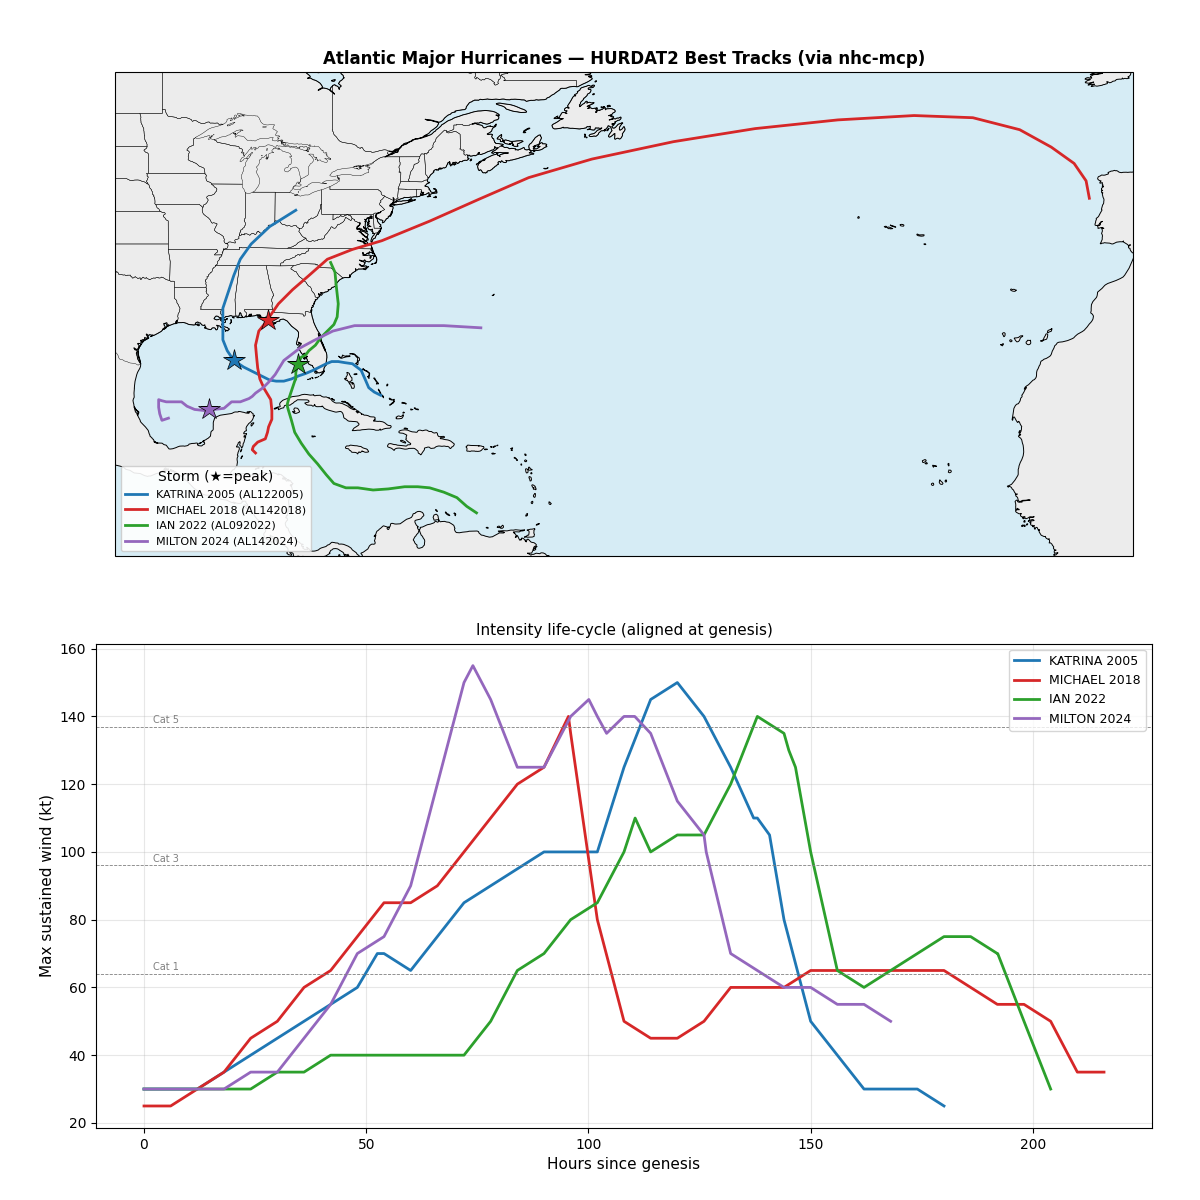

Source code (Python):
#!/usr/bin/env python3
"""Compare the intensity life-cycles of several catastrophic Atlantic
hurricanes — driven through the MCP protocol.

A reproducible, multi-call NHC example. It spawns the nhc-mcp server as an MCP
stdio subprocess (the same way .mcp.json / an IDE / Claude launches it) and,
for each storm, chains:

  1. nhc_search_storms   resolve the HURDAT2 storm ID from (name, year)
  2. nhc_get_best_track  fetch the observed track + intensity

then overlays the storm tracks on one map and aligns their intensity curves on
a common "hours since genesis" axis so the rapid-intensification phases line up
and can be compared directly.

Storm IDs are discovered, never hard-coded. If one storm can't be retrieved it
is skipped with a warning rather than aborting the run.

Default set: Katrina (2005), Michael (2018), Ian (2022), Milton (2024).

Usage
-----
    python3 examples/major_hurricanes_intensity_nhc.py
    python3 examples/major_hurricanes_intensity_nhc.py \
            --storms "katrina:2005,sandy:2012,maria:2017"

Requires: mcp, matplotlib, numpy (cartopy optional — map degrades to a plain
lon/lat axis without it); `uv` on PATH (servers launched with `uv run`).
"""

from __future__ import annotations

import argparse
import asyncio
import json
import shutil
import sys
from datetime import datetime
from pathlib import Path
from typing import Any

from mcp import ClientSession, StdioServerParameters
from mcp.client.stdio import stdio_client

REPO_ROOT = Path(__file__).resolve().parent.parent
CALL_TIMEOUT_S = 120.0
PALETTE = ["#1f77b4", "#d62728", "#2ca02c", "#9467bd", "#ff7f0e", "#17becf"]
DEFAULT_STORMS = "katrina:2005,michael:2018,ian:2022,milton:2024"


# --------------------------------------------------------------------------- #
# MCP plumbing (same pattern as the other MCP examples)
# --------------------------------------------------------------------------- #
def _uv() -> str:
    """Locate the `uv` launcher (same one .mcp.json relies on)."""
    found = shutil.which("uv")
    if found:
        return found
    fallback = Path.home() / "miniconda3" / "bin" / "uv"
    if fallback.exists():
        return str(fallback)
    sys.exit("error: `uv` not found on PATH — needed to launch the MCP server.")


async def call_mcp_tool(
    server_dir: str,
    module: str,
    tool_name: str,
    arguments: dict[str, Any],
) -> str:
    """Spawn one ocean-mcp server over stdio, call a single tool, return its text."""
    params = StdioServerParameters(
        command=_uv(),
        args=[
            "run",
            "--directory",
            str(REPO_ROOT / server_dir),
            "python",
            "-m",
            module,
        ],
    )
    async with stdio_client(params) as (read, write):
        async with ClientSession(read, write) as session:
            await asyncio.wait_for(session.initialize(), timeout=60.0)
            result = await asyncio.wait_for(
                session.call_tool(tool_name, arguments=arguments),
                timeout=CALL_TIMEOUT_S,
            )
    if not result.content:
        raise RuntimeError(f"{tool_name} returned no content")
    text = getattr(result.content[0], "text", "")
    if result.isError:
        raise RuntimeError(f"{tool_name} reported an error:\n{text}")
    return text


def _json_or_none(text: str) -> dict[str, Any] | None:
    try:
        return json.loads(text)
    except json.JSONDecodeError:
        return None


def parse_dt(s: str) -> datetime | None:
    """HURDAT2 datetime field is 'YYYYMMDD HHMM UTC'."""
    try:
        return datetime.strptime(s, "%Y%m%d %H%M UTC")
    except (ValueError, TypeError):
        return None


async def fetch_storm(name: str, year: int) -> dict[str, Any] | None:
    """search → best_track for one storm; return a normalized record or None."""
    print(f"  MCP → nhc_search_storms (name={name!r}, year={year}, basin=al)")
    s_raw = await call_mcp_tool(
        "servers/nhc-mcp",
        "nhc_mcp",
        "nhc_search_storms",
        {"name": name, "year": year, "basin": "al", "response_format": "json"},
    )
    s = _json_or_none(s_raw)
    storms = (s or {}).get("storms", [])
    if not storms:
        print(f"  ! no HURDAT2 match for {name} {year} — skipping")
        return None
    target = name.strip().upper()
    exact = [x for x in storms if str(x.get("name", "")).upper() == target]

    def peak_of(x: dict[str, Any]) -> int:
        pw = x.get("peak_wind")
        return pw if isinstance(pw, int) else -1

    chosen = max(exact or storms, key=peak_of)
    sid = chosen["id"]

    print(f"  MCP → nhc_get_best_track (storm_id={sid})")
    t_raw = await call_mcp_tool(
        "servers/nhc-mcp",
        "nhc_mcp",
        "nhc_get_best_track",
        {"storm_id": sid, "response_format": "json"},
    )
    t = _json_or_none(t_raw)
    pts = [
        p
        for p in (t or {}).get("track_points", [])
        if p.get("lat") is not None and p.get("lon") is not None
    ]
    if len(pts) < 2:
        print(f"  ! {sid} has too few track points — skipping")
        return None

    winds = [p["max_wind"] for p in pts if p.get("max_wind") is not None]
    press = [p["min_pressure"] for p in pts if p.get("min_pressure") is not None]
    t0 = parse_dt(pts[0]["datetime"])
    t1 = parse_dt(pts[-1]["datetime"])
    return {
        "id": sid,
        "name": str(chosen.get("name", sid)),
        "year": year,
        "points": pts,
        "peak_wind": max(winds) if winds else None,
        "min_pressure": min(press) if press else None,
        "category": chosen.get("category", ""),
        "duration_h": (t1 - t0).total_seconds() / 3600 if t0 and t1 else None,
    }


# --------------------------------------------------------------------------- #
# Plot
# --------------------------------------------------------------------------- #
def make_plot(records: list[dict[str, Any]], out_path: Path) -> None:
    """Tracks overlaid + intensity aligned on hours-since-genesis.

    figsize (12, 12) at dpi=100 -> 1200x1200 px, under the 1600 px rule.
    """
    import matplotlib

    matplotlib.use("Agg")
    import matplotlib.pyplot as plt

    try:
        import cartopy.crs as ccrs
        import cartopy.feature as cfeature

        proj = ccrs.PlateCarree()
        have_cartopy = True
    except ImportError:
        have_cartopy = False

    all_lat = [p["lat"] for r in records for p in r["points"]]
    all_lon = [p["lon"] for r in records for p in r["points"]]

    fig = plt.figure(figsize=(12, 12))

    # ---- Panel 1: tracks --------------------------------------------------- #
    if have_cartopy:
        ax_map = fig.add_subplot(2, 1, 1, projection=proj)
        ax_map.set_extent(
            [min(all_lon) - 4, max(all_lon) + 4, min(all_lat) - 4, max(all_lat) + 4],
            crs=proj,
        )
        ax_map.add_feature(cfeature.LAND, facecolor="#ececec", zorder=0)
        ax_map.add_feature(cfeature.OCEAN, facecolor="#d6ecf5", zorder=0)
        ax_map.add_feature(cfeature.COASTLINE, linewidth=0.7, zorder=1)
        ax_map.add_feature(cfeature.STATES, linewidth=0.3, zorder=1)
        tf = {"transform": proj}
    else:
        ax_map = fig.add_subplot(2, 1, 1)
        ax_map.set_xlim(min(all_lon) - 4, max(all_lon) + 4)
        ax_map.set_ylim(min(all_lat) - 4, max(all_lat) + 4)
        ax_map.set_facecolor("#d6ecf5")
        ax_map.set_xlabel("Longitude")
        ax_map.set_ylabel("Latitude")
        tf = {}

    for idx, r in enumerate(records):
        color = PALETTE[idx % len(PALETTE)]
        lons = [p["lon"] for p in r["points"]]
        lats = [p["lat"] for p in r["points"]]
        ax_map.plot(
            lons,
            lats,
            color=color,
            lw=2,
            label=f"{r['name']} {r['year']} ({r['id']})",
            zorder=2,
            **tf,
        )
        peak = max(r["points"], key=lambda p: p.get("max_wind") or 0)
        ax_map.plot(
            peak["lon"],
            peak["lat"],
            marker="*",
            color=color,
            markersize=16,
            markeredgecolor="black",
            markeredgewidth=0.5,
            zorder=3,
            **tf,
        )
    ax_map.legend(loc="lower left", fontsize=8, framealpha=0.9, title="Storm (★=peak)")
    ax_map.set_title(
        "Atlantic Major Hurricanes — HURDAT2 Best Tracks (via nhc-mcp)",
        fontsize=12,
        fontweight="bold",
    )

    # ---- Panel 2: intensity vs hours since genesis ------------------------ #
    ax = fig.add_subplot(2, 1, 2)
    for idx, r in enumerate(records):
        color = PALETTE[idx % len(PALETTE)]
        t0 = parse_dt(r["points"][0]["datetime"])
        xs, ys = [], []
        for p in r["points"]:
            dt = parse_dt(p["datetime"])
            w = p.get("max_wind")
            if dt is None or t0 is None or w is None:
                continue
            xs.append((dt - t0).total_seconds() / 3600.0)
            ys.append(w)
        ax.plot(xs, ys, color=color, lw=2, label=f"{r['name']} {r['year']}")

    for thr, lbl in [(64, "Cat 1"), (96, "Cat 3"), (137, "Cat 5")]:
        ax.axhline(thr, color="gray", lw=0.6, ls="--")
        ax.text(2, thr + 1, lbl, fontsize=7, color="gray")
    ax.set_xlabel("Hours since genesis", fontsize=11)
    ax.set_ylabel("Max sustained wind (kt)", fontsize=11)
    ax.set_title("Intensity life-cycle (aligned at genesis)", fontsize=11)
    ax.grid(True, alpha=0.3)
    ax.legend(loc="upper right", fontsize=9)

    fig.subplots_adjust(left=0.08, right=0.96, top=0.94, bottom=0.06, hspace=0.18)
    fig.savefig(out_path, dpi=100)
    plt.close(fig)


# --------------------------------------------------------------------------- #
# Main
# --------------------------------------------------------------------------- #
async def run(args: argparse.Namespace) -> int:
    out_dir = Path(args.out_dir)
    out_dir.mkdir(parents=True, exist_ok=True)

    spec: list[tuple[str, int]] = []
    for tok in args.storms.split(","):
        tok = tok.strip()
        if not tok:
            continue
        nm, _, yr = tok.partition(":")
        try:
            spec.append((nm.strip(), int(yr)))
        except ValueError:
            sys.exit(f"Bad --storms token {tok!r}; expected name:year.")

    records: list[dict[str, Any]] = []
    for nm, yr in spec:
        print(f"[{nm} {yr}]")
        rec = await fetch_storm(nm, yr)
        if rec:
            records.append(rec)

    if len(records) < 2:
        sys.exit("Fewer than 2 storms retrieved — nothing to compare.")

    # ---- Comparison table ------------------------------------------------- #
    print()
    print("=" * 72)
    print("  Atlantic major hurricanes — HURDAT2 (via nhc-mcp)")
    print("=" * 72)
    print(f"  {'Storm':<22}{'ID':<11}{'Peak kt':>8}{'Min mb':>8}{'Days':>7}")
    print(f"  {'-' * 64}")
    for r in sorted(records, key=lambda x: -(x["peak_wind"] or 0)):
        days = f"{r['duration_h'] / 24:.1f}" if r["duration_h"] else "?"
        print(
            f"  {r['name'] + ' ' + str(r['year']):<22}{r['id']:<11}"
            f"{str(r['peak_wind']):>8}{str(r['min_pressure']):>8}{days:>7}"
        )
    print("=" * 72)

    # ---- Artifacts -------------------------------------------------------- #
    png_path = out_dir / "major_hurricanes_intensity_nhc.png"
    json_path = out_dir / "major_hurricanes_intensity_nhc.json"
    make_plot(records, png_path)
    json_path.write_text(
        json.dumps(
            {
                "storms": [
                    {
                        "id": r["id"],
                        "name": r["name"],
                        "year": r["year"],
                        "peak_wind_kt": r["peak_wind"],
                        "min_pressure_mb": r["min_pressure"],
                        "duration_h": (
                            round(r["duration_h"], 1) if r["duration_h"] else None
                        ),
                        "track_points": r["points"],
                    }
                    for r in records
                ]
            },
            indent=2,
        )
    )
    print(f"\n  Plot → {png_path}")
    print(f"  Data → {json_path}")
    return 0


def main() -> None:
    p = argparse.ArgumentParser(
        description="Compare major-hurricane intensity life-cycles over MCP."
    )
    p.add_argument(
        "--storms",
        default=DEFAULT_STORMS,
        help=f"Comma list of name:year (default {DEFAULT_STORMS!r}).",
    )
    p.add_argument(
        "--out-dir",
        default=str(REPO_ROOT / "examples"),
        help="Directory for PNG/JSON artifacts (default: examples/).",
    )
    args = p.parse_args()
    try:
        sys.exit(asyncio.run(run(args)))
    except KeyboardInterrupt:
        sys.exit(130)


if __name__ == "__main__":
    main()
